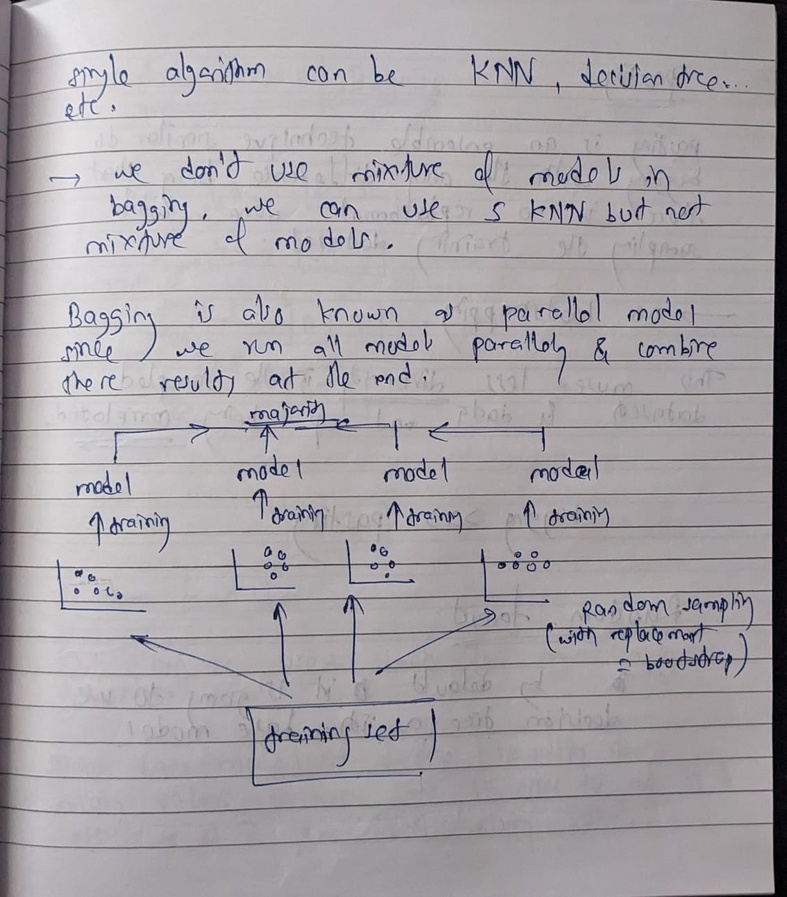
#> input picture 05-OpenCV/data/handwritten.jpeg, 787 x 897 px, shrunk from 1134 x 1293 before the run
$ jupyter execute --allow-errors 17-image_segmentation.ipynb
#> lines starting #> are read from the running program, lines starting #| are printed output that depends on the picture; after the words box and inside, x2 and y2 are one past the last pixel; in counts of white or black regions, pixels touching at a corner belong together
# Thresholding

[cell 1]
import cv2
import numpy as np
import matplotlib.pyplot as plt
from matplotlib.patches import Rectangle

### Simple thresholding

[cell 2]
img = cv2.imread('./data/handwritten.jpeg', 0)
#> img: shape (897, 787); min 0, max 248, mean 163.4
plt.imshow(img, 'grey')

[cell 3]
retval, binary_msk = cv2.threshold(src=img, thresh=150, maxval=255, type=cv2.THRESH_BINARY)
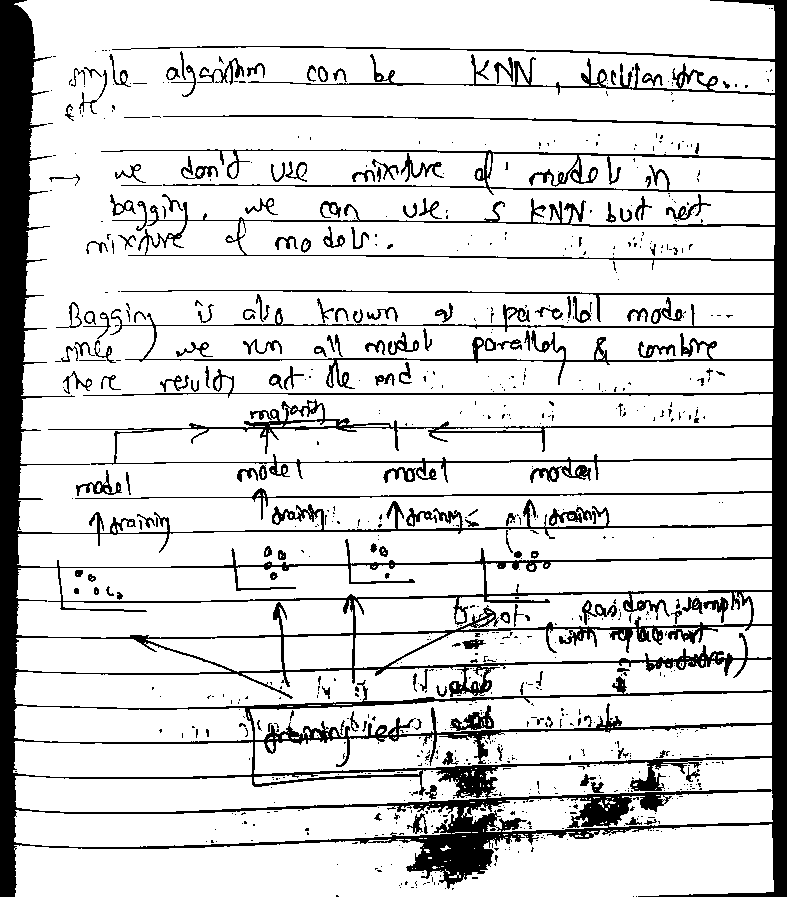
#> binary_msk: shape (897, 787); 84.2% white; 835 black regions (668 under 20 px), largest, box (x1, y1, x2, y2) and area: (0, 0, 787, 897) 94069, (450, 705, 494, 731) 471, (549, 507, 596, 526) 369
'''
255 if pixel > 150, else 0
'''
plt.figure(figsize=(7,12))
plt.imshow(binary_msk, 'grey')

### Adaptive thresholding

[cell 4]
adapt_mean = cv2.adaptiveThreshold(src=img, # Input 8-bit single-channel (grayscale) image
                                   maxValue=255, # Output value assigned to pixels classified as foreground
                                   adaptiveMethod=cv2.ADAPTIVE_THRESH_MEAN_C, # Calculate the local threshold using the neighborhood mean
                                   thresholdType=cv2.THRESH_BINARY, # Pixels above the local threshold become 255; others become 0
                                   blockSize=11,  # Size of the local neighborhood (11 × 11 pixels); must be an odd integer greater than 1
                                   C=25) # Constant subtracted from the calculated local threshold
#> adapt_mean: shape (897, 787); 92.1% white; black in thin lines or dots

adapt_gaus = cv2.adaptiveThreshold(src=img, # Input 8-bit single-channel (grayscale) image
                                   maxValue=255, # Output value assigned to pixels classified as foreground
                                   adaptiveMethod=cv2.ADAPTIVE_THRESH_MEAN_C, # Calculate the local threshold using a Gaussian-weighted sum of neighborhood pixels
                                   thresholdType=cv2.THRESH_BINARY, # Pixels above the local threshold become 255; others become 0
                                   blockSize=11,  # Size of the local neighborhood (11 × 11 pixels); must be an odd integer greater than 1
                                   C=25) # Constant subtracted from the calculated local threshold


plt.figure(figsize=(10, 24))

plt.subplot(1,2,1)
plt.imshow(adapt_mean, cmap='grey')
plt.title("Adaptive mean thresholding")
plt.axis('off')

plt.subplot(1,2,2)
plt.imshow(adapt_gaus, cmap='grey')
plt.title("Adaptive guassian thresholding")
plt.axis('off')

plt.tight_layout()
plt.show()

# kmeans clustering

[cell 5]
img = cv2.imread('./data/shapes.jpg')
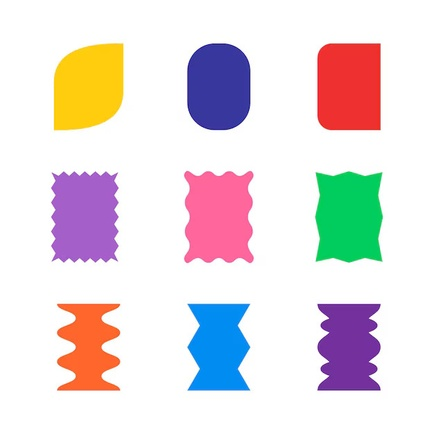
#> input picture 05-OpenCV/data/shapes.jpg, 434 x 434 px, shrunk from 626 x 626 before the run
#> img is the input picture: shape (434, 434, 3); mean B, G, R 223.3, 220.8, 229.7
img = cv2.cvtColor(img, cv2.COLOR_BGR2RGB)
plt.imshow(img)

[cell 6]
print(img.shape) # 3-dimension data
#| (434, 434, 3)

[cell 7]
# Prepare data for kmeans clustering algorithm
pixel_val = img.reshape((-1,3)).astype(np.float32) # suitable data type for OpenCV's K-Means implementation
print(pixel_val.shape) # 2-dimension data
#| (188356, 3)

[cell 8]
criteria = (cv2.TERM_CRITERIA_EPS + cv2.TERM_CRITERIA_MAX_ITER, 100, 0.2)
'''
NOTE: Define the termination criteria for the K-Means algorithm. As per documentation:

--> criteria = (type, maxCount, epsilon)

cv2.TERM_CRITERIA_EPS + cv2.TERM_CRITERIA_MAX_ITER
--> Stop when either the required accuracy is reached or the maximum number of iterations is reached

100
--> Maximum number of iterations allowed

0.2
--> Epsilon: Stop if the cluster centers change by less than this threshold

'''

k = 3 # number of clusters

#> (the rest of this cell did not finish here and is left out)

#> (a cell that did not finish here is left out)

#> (a cell that did not finish here is left out)

#> (a cell that did not finish here is left out)

In the image, only can see 2 categories. The remaining one is the whole image itself.

# watershed algorithm

[cell 12]
img = cv2.imread('./data/coin2.jpg')
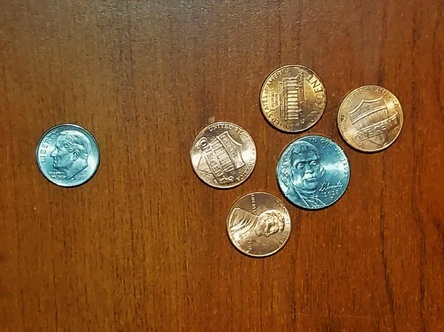
#> input picture 05-OpenCV/data/coin2.jpg, 444 x 332 px, shrunk from 640 x 479 before the run
#> img is the input picture: shape (332, 444, 3); mean B, G, R 41.7, 83, 130.4
img_rgb = cv2.cvtColor(img, cv2.COLOR_BGR2RGB)
original_img = img_rgb.copy()
plt.imshow(original_img)

### 1. Convert the Image to Grayscale

[cell 13]
img_grey = cv2.cvtColor(img, cv2.COLOR_BGR2GRAY)
plt.imshow(img_grey, 'gray')

**Purpose**: Simplifies the image by removing color information, making thresholding easier.

### 2. Apply Binary Thresholding

[cell 14]
_, bin_thresh = cv2.threshold(src=img_grey, # input 8-bit single-channel (grayscale) image
                          thresh=130,   # pixels > 130 = 0; pixels ≤ 0 = 255
                          maxval=255,   # maximum output value assigned to pixels that meet the inverse threshold condition
                          type=cv2.THRESH_BINARY_INV) # inverse binary thresholding: pixels > 130 = 0; pixels ≤ 130 = 255
#> bin_thresh: shape (332, 444); 90.6% white; 187 black regions (179 under 20 px), largest, box (x1, y1, x2, y2) and area: (338, 85, 403, 151) 2635, (190, 122, 256, 188) 2491, (38, 130, 98, 186) 2267

plt.imshow(bin_thresh, cmap='grey')

**Purpose**: Separates the coins from the background by converting the grayscale image into a binary image.

- Pixels with intensity ≤ 130 become white (255).
- Pixels with intensity > 130 become black (0).

The effectiveness depends on the brightness of the coins and background.

### 3. Apply Morphological Opening

[cell 15]
kernel = np.ones((3,3), np.uint8)

# Remove small white noise and tiny foreground objects from a binary image using a morphological operation called Opening
opening = cv2.morphologyEx(src=bin_thresh,
                           op=cv2.MORPH_OPEN, # perform morphological opening: erosion followed by dilation
                           kernel=kernel, # structuring element that defines the neighborhood used for the operation
                           iterations=3) # repeat the opening operation 4 times
#> opening: shape (332, 444); 86.3% white; 49 black regions (42 under 20 px), largest, box (x1, y1, x2, y2) and area: (226, 65, 349, 256) 10239, (190, 117, 256, 188) 3398, (338, 85, 403, 151) 3377

plt.imshow(opening, 'grey')

**Purpose**: Removes small white noise and unwanted foreground objects.

Morphological opening consists of:

1. `Erosion`: Shrinks white regions.
2. `Dilation`: Restores the remaining regions toward their original size.

### 4. Identify the Sure Background

[cell 16]
# Dilate the binary image to expand the foreground regions
sure_bg = cv2.dilate(src=opening,      # Input binary image after morphological opening
                     kernel=kernel,     # Structuring element that determines the dilation shape
                     iterations=3)     # Apply dilation 3 times to expand the white regions
#> sure_bg: shape (332, 444); 89.8% white; 6 black regions (1 under 20 px), largest, box (x1, y1, x2, y2) and area: (264, 68, 346, 205) 5768, (194, 125, 253, 185) 2633, (341, 89, 400, 148) 2629, (40, 127, 95, 183) 2246, (230, 200, 288, 250) 1810

plt.imshow(sure_bg, 'grey')

**Purpose**: Expands the foreground regions to create a larger area that is confidently associated with the foreground objects' surroundings.

In the watershed workflow, this provides an approximate region containing the coins.

### 5. Calculate the Distance Transform

[cell 17]
# Calculate the distance from each foreground pixel to the nearest background pixel
dist_transform = cv2.distanceTransform(src=opening,
                                       distanceType=cv2.DIST_L2, # use Euclidean distance to measure the distance to the nearest zero pixel
                                       maskSize=5) # use a 5 × 5 mask to approximate the Euclidean distance
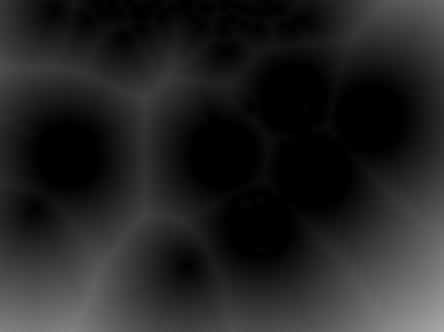
#> dist_transform: shape (332, 444) float32; min 0, max 169.3, mean 35.6
plt.imshow(dist_transform, 'grey')

**Purpose**: Calculates the distance from each foreground pixel to the nearest background pixel.

The centers of coins generally have larger distance values than their edges. This helps identify the central regions of coins, even when coins touch each other.

### 6. Identify the Sure Foreground

[cell 18]
# Apply binary thresholding to the distance transform to identify sure foreground regions
_, sure_fg = cv2.threshold(src=dist_transform,
                           thresh=0.3 * dist_transform.max(), # Threshold at 30% of the maximum distance value
                           maxval=255,  # assign 255 to pixels that exceed the threshold
                           type=cv2.THRESH_BINARY) # # pixels above the threshold become 255; all others become 0
#> sure_fg: shape (332, 444) float32; 27.3% white; 4 white regions, box (x1, y1, x2, y2) and area: (0, 159, 444, 332) 32347, (351, 0, 444, 76) 4082, (0, 0, 91, 109) 2447, (113, 67, 180, 129) 1394

sure_fg = np.uint8(sure_fg)

plt.imshow(sure_fg, cmap='grey')

**Purpose**: Identifies the central portions of coins as foreground markers.

The threshold is set to 30% of the maximum distance value. This helps create seed regions for individual coins.

### 7. Identify the Unknown Region

[cell 19]
unknown = cv2.subtract(sure_bg, sure_fg)
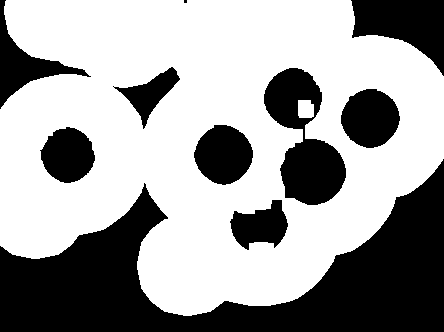
#> unknown: shape (332, 444); 62.4% white; 10 black regions (1 under 20 px), largest, box (x1, y1, x2, y2) and area: (0, 159, 444, 332) 32347, (264, 68, 346, 205) 5768, (351, 0, 444, 76) 4082
plt.imshow(unknown, cmap='grey')

**Purpose**: Identifies pixels that are not classified as sure foreground but lie within the sure-background mask.

These pixels are treated as unknown regions that watershed segmentation will classify.

### 8. Generate Markers Using Connected Components

[cell 20]
# Identify connected foreground components in the sure foreground image
_, markers = cv2.connectedComponents(image=sure_fg)  # Binary image containing the sure foreground regions
#> markers: shape (332, 444) int32; 5 distinct labels, from 0 to 4
# The unique values of markers --> 0,1,2,3,4,5

# Add 1 to every marker label so that the background becomes 1 instead of 0
markers = markers + 1 # unique values --> 1,2,3,4,5,6
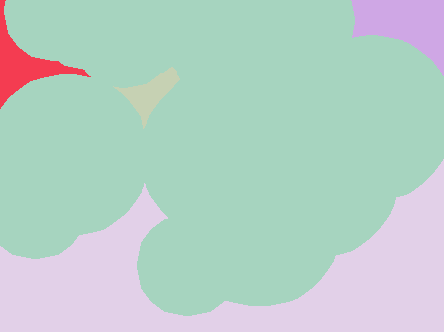
#> markers: shape (332, 444) int32; 5 distinct labels, from 1 to 5; one colour per label, 0 black

# Mark unknown regions as 0 so watershed can determine their labels
markers[unknown == 255] = 0
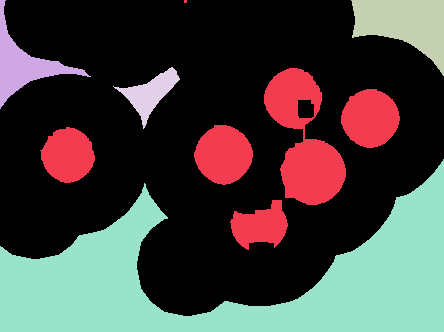
#> markers: shape (332, 444) int32; 6 distinct labels, from 0 to 5; one colour per label, 0 black

plt.imshow(markers)

**Purpose**: Assigns labels to the separate foreground regions.
- `connectedComponents()` identifies connected foreground regions.
- `markers + 1` shifts the labels so the background has label 1 and foreground objects have labels starting at 2.
- Unknown pixels are assigned label 0.
These markers provide starting points for watershed segmentation.

### 9. Apply Watershed Segmentation

[cell 21]
# Apply watershed segmentation to separate objects and identify their boundaries
old_markers = markers.copy()
watershed_seg = cv2.watershed(img, old_markers) # unique values: [-1  1  2  3  4  5  6]
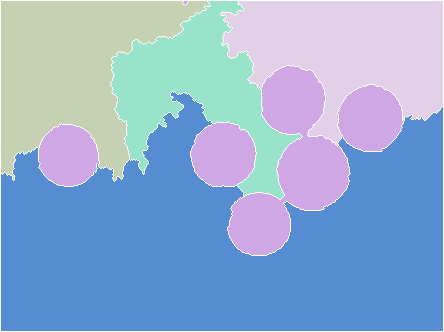
#> watershed_seg: shape (332, 444) int32; 6 distinct labels, from -1 to 5; one colour per label, 0 black, -1 white
# -1 --> watershed boundary between regions
# 1 --> Background marker, assuming you shifted the original labels by 1
# 2 to 6 --> Foreground regions or other labeled regions
plt.imshow(watershed_seg)

**Purpose**: Separates touching or overlapping coins by assigning pixels to different regions based on the image's boundaries.

The resulting marker image contains:
- `Positive labels`: Identified regions.
- `-1`: Watershed boundary pixels.
- `0`: Any remaining unknown pixels.
This step is particularly important when coins touch one another.

[cell 22]
# Highlight watershed boundaries in red (BGR color)
image = img.copy()
image[watershed_seg == -1] = [0, 255, 0]
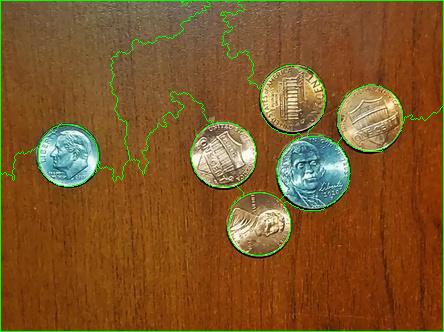
#> image: shape (332, 444, 3); 2.38% of pixels changed, all inside (x1, y1, x2, y2) = (0, 0, 444, 332)

# Display the segmented image
plt.imshow(cv2.cvtColor(image, cv2.COLOR_BGR2RGB))
plt.axis("off")
plt.show()

### Remaining steps from 10 to 16

[cell 23]
coin_mask = np.zeros_like(img_grey)
print(img_grey.shape, coin_mask.shape)
#| (332, 444) (332, 444)
np.unique(coin_mask)
#> Out = [0]
#> coin_mask: shape (332, 444); every value is 0

[cell 24]
unique_labels = np.unique(watershed_seg)
#> unique_labels = [-1, 1, 2, 3, 4, 5]
unique_labels
#> Out = [-1, 1, 2, 3, 4, 5]

[cell 25]
final_img = img_rgb.copy()
instance_number = 1 # initialize the coin counter, starting from Coin 1
font = cv2.FONT_HERSHEY_SIMPLEX # select the font used to display coin labels

#> (the rest of this cell did not finish here and is left out)

### 10. Extract the Contours of Individual Regions
**Purpose**: Extracts the external contours of each watershed region.

The operations are:
1. np.unique(markers) obtains all distinct region labels.
2. Skip labels 0 and -1, which represent unknown pixels and watershed boundaries.
3. markers == label creates a binary mask for the current region.
4. cv2.findContours() identifies the boundaries of the region.
Important: A watershed region is not automatically a coin. Some regions may represent noise, background fragments, or incorrectly segmented objects. Therefore, you need to filter the contours.

---

### 11. Calculate the Area and Perimeter
**Purpose**: Measures the contour's size and boundary length.
| Function | What it measures |
|---|---|
| `cv2.contourArea()` | Area enclosed by the contour, in square pixels |
| `cv2.arcLength(contour, True)` | Perimeter of the contour; `True` means the contour is closed |

You also check whether the perimeter is zero to prevent division by zero when calculating circularity.

---

### 12. Calculate Circularity
**Purpose**: Measures how closely a contour resembles a circle.
The formula is:
$$\boxed{C = \frac{4\pi A}{P^2}}$$

$$A=\pi r^2,\qquad P=2\pi r$$

Where:
- C = circularity
- A = contour area
- P = contour perimeter
- $\pi$ ≈ 3.14159

Circularity generally ranges from near 0 for elongated or irregular shapes to 1 for a perfect circle.

| Shape | Approximate circularity |
|---|---:|
| Perfect circle | 1.00 |
| Nearly circular object | 0.85–0.95 |
| Square | 0.79 |
| Long, thin object | Much closer to 0 |

---

### 13. Filter the Coin Contours
**Purpose**: Selects contours that are sufficiently circular and large enough to be potential coins.

Your filtering conditions are:
- `0.7 < circularity < 1.2`: Rejects many irregularly shaped contours.
- `area > 1000`: Rejects small regions that are unlikely to be coins.
These values are empirical thresholds that depend on image resolution, coin size, and image quality. They may need adjustment for other images.

---

### 14. Draw the Detected Contour and Bounding Rectangle
Purpose: Visually highlights the detected coin.
- `cv2.drawContours()` draws the coin's contour in green.
- `cv2.boundingRect()` calculates the smallest upright rectangle enclosing the contour.
- `cv2.rectangle()` draws a slightly larger rectangle around the coin.

---

### 15. Label Each Detected Coin
**Purpose**: Assigns a sequential number to each contour that passes your filtering conditions.

For example, the detected coins are labeled Coin 1, Coin 2, Coin 3, and so on.

### 16. Combine the Detected Coin Masks

**Purpose**: Combines the masks of detected coins into a single binary mask.

This allows you to collect the detected coins in one image and use the combined mask for further processing, such as extracting the coins from the original image.

> Note: In your current code, mask represents the entire watershed region. If you want to combine only the specific contour that passes the circularity and area filters, you should create a separate mask for that contour.

[cell 26]
plt.imshow(markers)

[cell 27]
images = {"Original image": img_rgb,
          "Image with binary threshold": bin_thresh,
          "Morphological opening": opening,
          "Sure background": sure_bg,
          "Distance transform": dist_transform,
          "Sure foreground": sure_fg,
          "Unknown regions": unknown,
          "Connected components": markers,
          "Watershed segmentation": watershed_seg,
          "Final image": final_img}

img_type = [None,'grey','grey','grey','grey','grey','grey',None,None, None]

fig, axs = plt.subplots(2,5, figsize=(20,7))

# For loop
for ax, type, (title, image) in zip(axs.flat, img_type, images.items()):
    ax.imshow(image, type)
    ax.set_title(title)
    ax.axis('off')

    # Add a rectangular boundary around each image
    boundary = Rectangle(xy=(0, 0),               # Bottom-left corner
                         width=1,                 # Width (100% of the axes)
                         height=1,                # Height (100% of the axes)
                         transform=ax.transAxes,  # Use axes-relative coordinates (0 to 1)
                         fill=False,              # Do not fill the rectangle
                         edgecolor='black',       # Boundary line color
                         linewidth=1.5)           # Boundary line thickness


    ax.add_patch(boundary)
#> this loop made 10 passes
#> (type, title) on passes 1 to 10: (None, 'Original image'), ('grey', 'Image with binary threshold'), ('grey', 'Morphological opening'), ('grey', 'Sure background'), ('grey', 'Distance transform'), ('grey', 'Sure foreground'), ('grey', 'Unknown regions'), (None, 'Connected components'), (None, 'Watershed segmentation'), (None, 'Final image')

plt.suptitle("Step-by-step image segmentation using coins", weight='bold', size=12)
plt.tight_layout()
plt.savefig("./output/Image segementation.jpg")
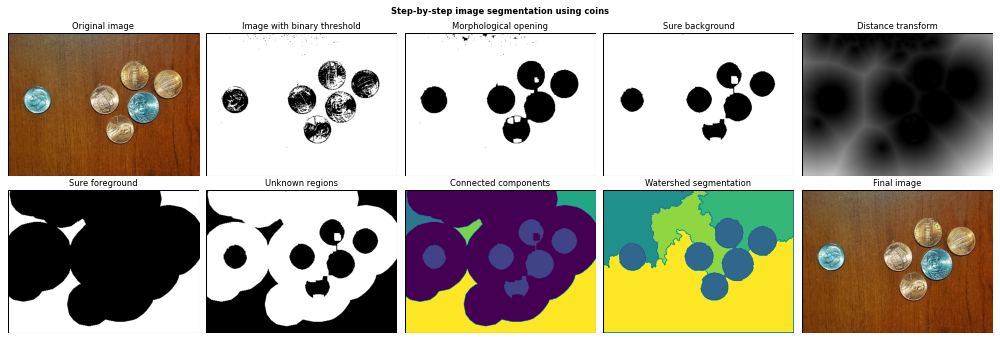
#> figure drawn by matplotlib, 10 panels
plt.show()
